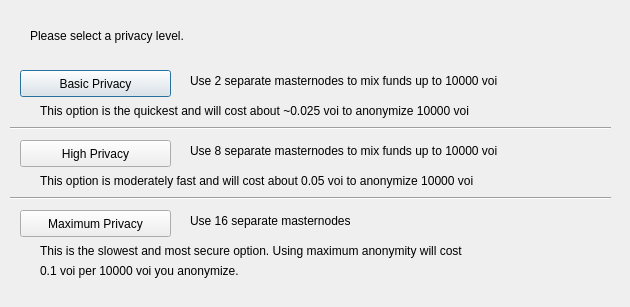
<?xml version="1.0" encoding="UTF-8"?>
<ui version="4.0">
 <class>ObfuscationConfig</class>
 <widget class="QDialog" name="ObfuscationConfig">
  <property name="geometry">
   <rect>
    <x>0</x>
    <y>0</y>
    <width>630</width>
    <height>307</height>
   </rect>
  </property>
  <property name="windowTitle">
   <string>Configure Obfuscation</string>
  </property>
  <widget class="QPushButton" name="buttonBasic">
   <property name="geometry">
    <rect>
     <x>20</x>
     <y>70</y>
     <width>151</width>
     <height>27</height>
    </rect>
   </property>
   <property name="text">
    <string>Basic Privacy</string>
   </property>
  </widget>
  <widget class="QPushButton" name="buttonHigh">
   <property name="geometry">
    <rect>
     <x>20</x>
     <y>140</y>
     <width>151</width>
     <height>27</height>
    </rect>
   </property>
   <property name="text">
    <string>High Privacy</string>
   </property>
  </widget>
  <widget class="QPushButton" name="buttonMax">
   <property name="geometry">
    <rect>
     <x>20</x>
     <y>210</y>
     <width>151</width>
     <height>27</height>
    </rect>
   </property>
   <property name="text">
    <string>Maximum Privacy</string>
   </property>
  </widget>
  <widget class="QLabel" name="label">
   <property name="geometry">
    <rect>
     <x>30</x>
     <y>20</y>
     <width>571</width>
     <height>31</height>
    </rect>
   </property>
   <property name="text">
    <string>Please select a privacy level.</string>
   </property>
  </widget>
  <widget class="QLabel" name="label_2">
   <property name="geometry">
    <rect>
     <x>190</x>
     <y>70</y>
     <width>421</width>
     <height>21</height>
    </rect>
   </property>
   <property name="text">
    <string>Use 2 separate masternodes to mix funds up to 10000 voi</string>
   </property>
  </widget>
  <widget class="QLabel" name="label_3">
   <property name="geometry">
    <rect>
     <x>190</x>
     <y>140</y>
     <width>411</width>
     <height>21</height>
    </rect>
   </property>
   <property name="text">
    <string>Use 8 separate masternodes to mix funds up to 10000 voi</string>
   </property>
  </widget>
  <widget class="QLabel" name="label_4">
   <property name="geometry">
    <rect>
     <x>190</x>
     <y>210</y>
     <width>421</width>
     <height>21</height>
    </rect>
   </property>
   <property name="text">
    <string>Use 16 separate masternodes</string>
   </property>
  </widget>
  <widget class="QLabel" name="label_6">
   <property name="geometry">
    <rect>
     <x>40</x>
     <y>100</y>
     <width>561</width>
     <height>21</height>
    </rect>
   </property>
   <property name="text">
    <string>This option is the quickest and will cost about ~0.025 voi to anonymize 10000 voi</string>
   </property>
  </widget>
  <widget class="QLabel" name="label_7">
   <property name="geometry">
    <rect>
     <x>40</x>
     <y>170</y>
     <width>561</width>
     <height>21</height>
    </rect>
   </property>
   <property name="text">
    <string>This option is moderately fast and will cost about 0.05 voi to anonymize 10000 voi</string>
   </property>
  </widget>
  <widget class="QLabel" name="label_8">
   <property name="geometry">
    <rect>
     <x>40</x>
     <y>240</y>
     <width>561</width>
     <height>21</height>
    </rect>
   </property>
   <property name="text">
    <string>This is the slowest and most secure option. Using maximum anonymity will cost</string>
   </property>
  </widget>
  <widget class="QLabel" name="label_9">
   <property name="geometry">
    <rect>
     <x>40</x>
     <y>260</y>
     <width>561</width>
     <height>21</height>
    </rect>
   </property>
   <property name="text">
    <string>0.1 voi per 10000 voi you anonymize.</string>
   </property>
  </widget>
  <widget class="Line" name="line">
   <property name="geometry">
    <rect>
     <x>10</x>
     <y>120</y>
     <width>601</width>
     <height>16</height>
    </rect>
   </property>
   <property name="orientation">
    <enum>Qt::Horizontal</enum>
   </property>
  </widget>
  <widget class="Line" name="line_2">
   <property name="geometry">
    <rect>
     <x>10</x>
     <y>190</y>
     <width>601</width>
     <height>16</height>
    </rect>
   </property>
   <property name="orientation">
    <enum>Qt::Horizontal</enum>
   </property>
  </widget>
 </widget>
 <resources/>
 <connections/>
</ui>
